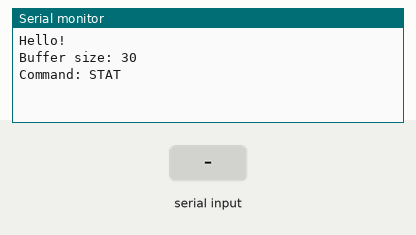
Bench run of a sketch on a simulated Arduino Uno, built with avr-gcc and run on an emulated ATmega328P. Parts: the last lines printed to the serial monitor. The test bench sets the inputs (shaded band).

Above: at 1.2 s.
1.3 s: "0" received over the second serial link
At 1.9 s:
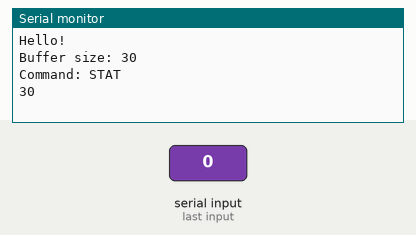
2.8 s: "1" received over the second serial link
At 4.3 s:
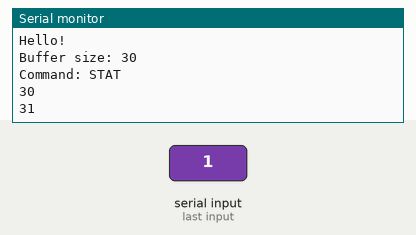

Measured:
- after the input at 1.3 s, the serial monitor: prints a new line at once (image 1)
- after the input at 2.8 s, the serial monitor: prints a new line at once (image 2)

The sketch:

TypeHexInSerial.ino
```cpp
#include <SoftwareSerial.h>

#define RX  8  // connected to TX Pin
#define TX  9  // connected to RX Pin
#define BAUD 57600 // IMPORTANT NOTE: Factory default is 115200
#define BROADCAST 254

// Let's talk bloody serial!
#define BUFFER_SIZE 30
char pc_send_buf[BUFFER_SIZE];
char pc_recv_buf[BUFFER_SIZE];
byte dev_send_buf[BUFFER_SIZE];
byte dev_recv_buf[BUFFER_SIZE];
// Indices of buffers
int psc = 0; // PC send count
int prc = 0; // PC recv count
int dsc = 0; // Device send count
int drc = 0; // Device recv count

SoftwareSerial DeviceSerial(RX, TX);

byte HexAscii2Byte(char c) {
    switch (c) {
        case '0': return 0;
        case '1': return 1;
        case '2': return 2;
        case '3': return 3;
        case '4': return 4;
        case '5': return 5;
        case '6': return 6;
        case '7': return 7;
        case '8': return 8;
        case '9': return 9;
        case 'A': return 10;
        case 'B': return 11;
        case 'C': return 12;
        case 'D': return 13;
        case 'E': return 14;
        case 'F': return 15;
        case 'a': return 10;
        case 'b': return 11;
        case 'c': return 12;
        case 'd': return 13;
        case 'e': return 14;
        case 'f': return 15;
        default:  return 99;
    }
}

int HexAscii2ByteArray(const char* input_buffer, byte* output_buffer) {
    int i = 0; // input index
    int u = 0; // output index
    byte v = 0; // 4bit value of ASCII character
    byte minor = 0;
    byte major = 0; // Most significant 4 bits
    while (input_buffer[i] != 0) {
        // Get major component
        major = HexAscii2Byte(input_buffer[i]);
        // Skip over spaces, commas, etc.
        if (major > 15) {
            i++;
            continue;
        }
        // Get minor component
        minor = HexAscii2Byte(input_buffer[i+1]);
        // If the minor character is valid, combine the numbers
        if (minor < 16) {
            v = (major << 4) + minor;
            i = i + 2;
        } else {
            v = major;
            i++;
        }
        // Put final value in output buffer
        output_buffer[u] = v;
        u++;
    }
    // Return the number of chars in the output buffer.
    return u;
}

char Byte2HexAscii(byte b) {
    switch (b) {
        case 0: return '0';
        case 1: return '1';
        case 2: return '2';
        case 3: return '3';
        case 4: return '4';
        case 5: return '5';
        case 6: return '6';
        case 7: return '7';
        case 8: return '8';
        case 9: return '9';
        case 10: return 'A';
        case 11: return 'B';
        case 12: return 'C';
        case 13: return 'D';
        case 14: return 'E';
        case 15: return 'F';
        default: return '?';
    }
}

int ByteArray2HexAscii(const byte* input_buffer, int length, char* output_buffer) {
    byte major = 0;
    byte minor = 0;
    int u = 0;
    for (int i = 0; i<length; i++) {
        // Add spaces between bytes.
        if (i>0) {
            output_buffer[u] = ' ';
            u++;
        }
        // Extract major and minor components of byte
        major = input_buffer[i] >> 4;
        minor = input_buffer[i] & 0x0F;
        // Convert to ASCII and display
        output_buffer[u] = Byte2HexAscii(major);
        u++;
        output_buffer[u] = Byte2HexAscii(minor);
        u++;
    }
    output_buffer[u] = 0; // Null terminate string
    u++;
    return u;
}

void setup()
{
  // Start communicating with PC
  Serial.begin(9600);
  Serial.println("Hello!");
  // Don't forget the buffer size is a limitation!
  Serial.print("Buffer size: ");
  Serial.println(BUFFER_SIZE);

  // Start communicating with device
  DeviceSerial.begin(BAUD);
  // Issue a command to the HerkuleX servos
  Serial.println("Command: STAT");
  dsc = HexAscii2ByteArray("FF FF 07 FE 07 FE 00", dev_send_buf);
  DeviceSerial.write(dev_send_buf,dsc);
}

void loop()
{
  // Read serial buffers from PC (Serial) and device (DeviceSerial)
  drc = 0;
  prc = 0;
  while (DeviceSerial.available()) {
    dev_recv_buf[drc] = DeviceSerial.read();
    drc++;
    delay(5);
  }
  while (Serial.available()) {
    pc_recv_buf[prc] = Serial.read();
    prc++;
    delay(5);
  }
  // Pass messages from the device to the PC
  if (drc > 0) {
    psc = ByteArray2HexAscii(dev_recv_buf,drc,pc_send_buf);
    Serial.println(pc_send_buf);
  }
  // Pass messages from the PC to the device
  if (prc > 0) {
    dsc = HexAscii2ByteArray(pc_recv_buf,dev_send_buf);
    DeviceSerial.write(dev_send_buf,dsc);
  }
}
```
